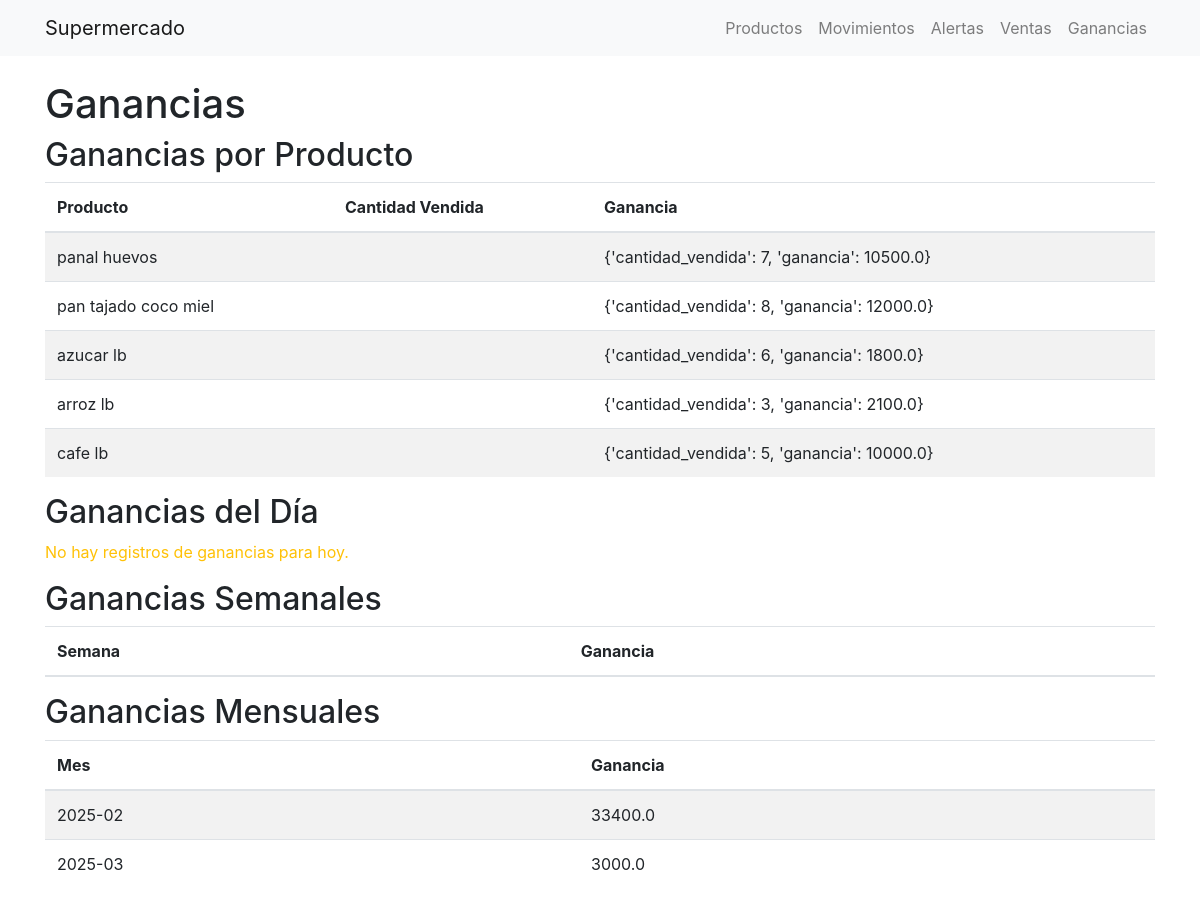
Before: /ganancias with the older database file.
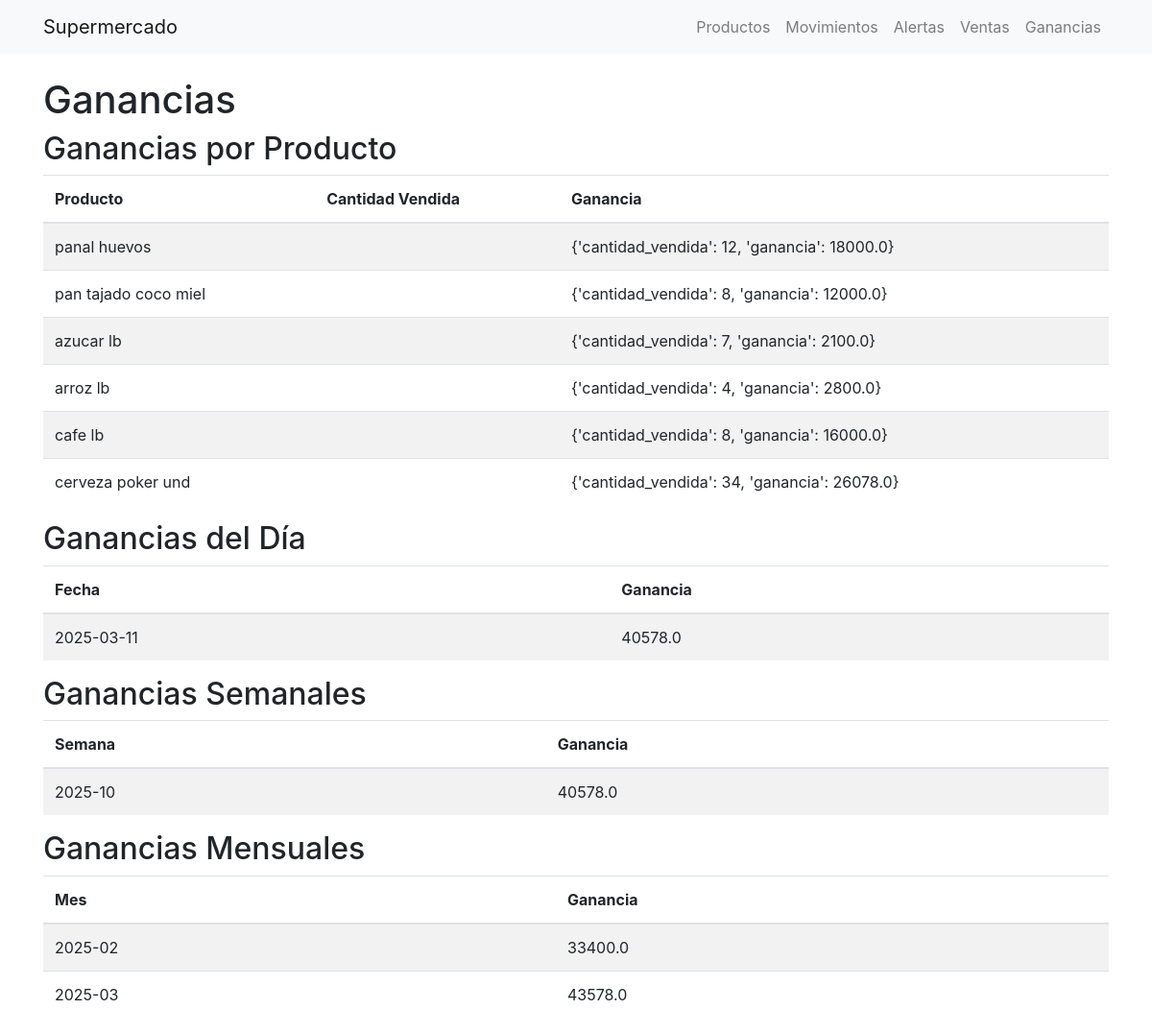
After: the same page with the newer database file.
### app.py (models this page shows)
class Producto(db.Model):
    id = db.Column(db.Integer, primary_key=True)
    nombre = db.Column(db.String(100), nullable=False)
    categoria = db.Column(db.String(100), nullable=False)
    precio_compra = db.Column(db.Float, nullable=False)
    precio_venta = db.Column(db.Float, nullable=False)
    stock_disponible = db.Column(db.Integer, nullable=False)
    proveedor = db.Column(db.String(100), nullable=False)
    umbral_alerta = db.Column(db.Integer, nullable=False, default=5)

### app.py (the view)
@app.route('/ganancias', methods=['GET'])
def ganancias():
    fecha_str = request.args.get('fecha')
    fecha_seleccionada = datetime.strptime(fecha_str, '%Y-%m-%d').date() if fecha_str else datetime.now().date()
    productos = Producto.query.all()
    ventas = Venta.query.all()
    ganancias_por_producto = {}
    for producto in productos:
        cantidad_total = sum(venta.cantidad_vendida for venta in ventas if venta.producto_id == producto.id)
        ganancia_total = sum(
            (venta.precio_venta_unitario - producto.precio_compra) * venta.cantidad_vendida
            for venta in ventas if venta.producto_id == producto.id
        )
        ganancias_por_producto[producto.nombre] = {
            "cantidad_vendida": cantidad_total,
            "ganancia": ganancia_total
        }
    ganancias_diarias = {}
    for venta in ventas:
        try:
            fecha_venta = datetime.strptime(venta.fecha_venta, "%Y-%m-%d %H:%M:%S").date()  # Convertir a objeto datetime
        except TypeError:
            fecha_venta = venta.fecha_venta.date()  # Si ya es datetime, tomar solo la fecha
        if fecha_venta == fecha_seleccionada:
            producto = Producto.query.get(venta.producto_id)
            if producto:
                ganancia = (venta.precio_venta_unitario - producto.precio_compra) * venta.cantidad_vendida
                ganancias_diarias[fecha_seleccionada.strftime('%Y-%m-%d')] = ganancias_diarias.get(fecha_seleccionada.strftime('%Y-%m-%d'), 0) + ganancia
    ganancias_semanales = {}
    ganancias_mensuales = {}
    hoy = datetime.now()
    semana_pasada = hoy - timedelta(days=7)
    mes_pasado = hoy - timedelta(days=30)
    for venta in ventas:
        fecha_venta = venta.fecha_venta
        if fecha_venta > semana_pasada:
            if fecha_venta.strftime('%Y-%W') not in ganancias_semanales:
                ganancias_semanales[fecha_venta.strftime('%Y-%W')] = 0
            producto = Producto.query.get(venta.producto_id)
            ganancias_semanales[fecha_venta.strftime('%Y-%W')] += (venta.precio_venta_unitario - producto.precio_compra) * venta.cantidad_vendida
        if fecha_venta > mes_pasado:
            if fecha_venta.strftime('%Y-%m') not in ganancias_mensuales:
                ganancias_mensuales[fecha_venta.strftime('%Y-%m')] = 0
            producto = Producto.query.get(venta.producto_id)
            ganancias_mensuales[fecha_venta.strftime('%Y-%m')] += (venta.precio_venta_unitario - producto.precio_compra) * venta.cantidad_vendida
    return render_template(
        'ganancias.html',
        ganancias_por_producto=ganancias_por_producto,
        ganancias_diarias=ganancias_diarias,
        ganancias_semanales=ganancias_semanales,
        ganancias_mensuales=ganancias_mensuales,
        fecha_seleccionada=fecha_seleccionada
    )

### templates/ganancias.html
{% extends 'index.html' %}
{% block content %}
    <h1>Ganancias</h1>
    <h2>Ganancias por Producto</h2>
    <table class="table table-striped">
        <thead>
            <tr>
                <th>Producto</th>
                <th>Cantidad Vendida</th>
                <th>Ganancia</th>
            </tr>
        </thead>
        <tbody>
            {% for producto, ganancia in ganancias_por_producto.items() %}
                <tr>
                    <td>{{ producto }}</td>
                    <td>{{ cantidad_vendida }}</td>
                    <td>{{ ganancia }}</td>
                </tr>
            {% endfor %}
        </tbody>
    </table>
    <h2>Ganancias del Día</h2>
    {% if ganancias_diarias %}
        <table class="table table-striped">
            <thead>
                <tr>
                    <th>Fecha</th>
                    <th>Ganancia</th>
                </tr>
            </thead>
            <tbody>
                {% for fecha, ganancia in ganancias_diarias.items() %}
                    <tr>
                        <td>{{ fecha }}</td>
                        <td>{{ ganancia }}</td>
                    </tr>
                {% endfor %}
            </tbody>
        </table>
    {% else %}
        <p class="text-warning">No hay registros de ganancias para hoy.</p>
    {% endif %}
    <h2>Ganancias Semanales</h2>
    <table class="table table-striped">
        <thead>
            <tr>
                <th>Semana</th>
                <th>Ganancia</th>
            </tr>
        </thead>
        <tbody>
            {% for semana, ganancia in ganancias_semanales.items() %}
                <tr>
                    <td>{{ semana }}</td>
                    <td>{{ ganancia }}</td>
                </tr>
            {% endfor %}
        </tbody>
    </table>
    <h2>Ganancias Mensuales</h2>
    <table class="table table-striped">
        <thead>
            <tr>
                <th>Mes</th>
                <th>Ganancia</th>
            </tr>
        </thead>
        <tbody>
            {% for mes, ganancia in ganancias_mensuales.items() %}
                <tr>
                    <td>{{ mes }}</td>
                    <td>{{ ganancia }}</td>
                </tr>
            {% endfor %}
        </tbody>
    </table>
{% endblock %}

Changed rows visible on the page:
changed Producto "panal huevos": ganancia "{'cantidad_vendida': 7, 'ganancia': 10500.0}" → "{'cantidad_vendida': 12, 'ganancia': 18000.0}"
changed Producto "azucar lb": ganancia "{'cantidad_vendida': 6, 'ganancia': 1800.0}" → "{'cantidad_vendida': 7, 'ganancia': 2100.0}"
changed Producto "arroz lb": ganancia "{'cantidad_vendida': 3, 'ganancia': 2100.0}" → "{'cantidad_vendida': 4, 'ganancia': 2800.0}"
changed Producto "cafe lb": ganancia "{'cantidad_vendida': 5, 'ganancia': 10000.0}" → "{'cantidad_vendida': 8, 'ganancia': 16000.0}"
added Producto: nombre "cerveza poker und", ganancia "{'cantidad_vendida': 34, 'ganancia': 26078.0}"
Other visible differences:
text no longer shown: "No hay registros de ganancias para hoy."
text now shown: "Fecha Ganancia"
new list line: "2025-03-11 40578.0"
new list line: "2025-10 40578.0"
new list line: "2025-03 43578.0"
list line gone: "2025-03 3000.0"
